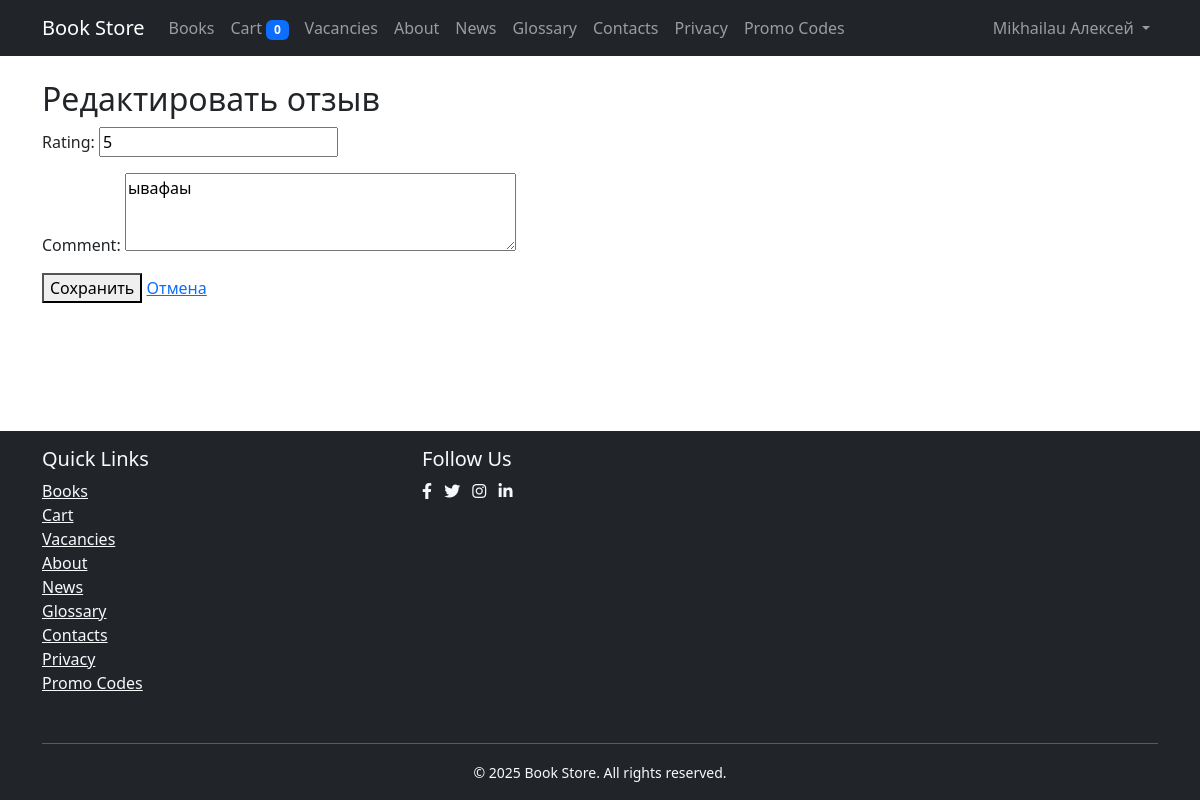
The page /review/1/edit/ (signed in) on the database its author committed.
### users/models.py (models this page shows, shortened)
class User(AbstractUser):
    phone_number = models.CharField(max_length=15, blank=True)
    address = models.TextField(blank=True)
    timezone = models.CharField(max_length=50, choices=TIMEZONE_CHOICES, default='UTC')

### books/models.py (models this page shows, shortened)
class Review(models.Model):
    book = models.ForeignKey(Book, on_delete=models.CASCADE, related_name='reviews')
    customer = models.ForeignKey(Customer, on_delete=models.CASCADE)
    rating = models.IntegerField(validators=[MinValueValidator(1), MaxValueValidator(5)])
    comment = models.TextField()
    created_at = models.DateTimeField(auto_now_add=True)
    is_approved = models.BooleanField(default=False)
    class Meta:
        ordering = ['-created_at']
        unique_together = ['book', 'customer']

### books/views.py (the view)
# urls.py: path('review/<int:pk>/edit/', views.edit_review, name='edit_review'),
@login_required
def edit_review(request, pk):
    review = get_object_or_404(Review, pk=pk, customer=request.user.customer)
    if request.method == 'POST':
        form = ReviewForm(request.POST, instance=review)
        if form.is_valid():
            form.save()
            messages.success(request, 'Ваш отзыв обновлён.')
            return redirect('books:book_detail', pk=review.book.pk)
    else:
        form = ReviewForm(instance=review)
    return render(request, 'books/edit_review.html', {'form': form, 'review': review})

### books/forms.py
class ReviewForm(forms.ModelForm):
    class Meta:
        model = Review
        fields = ['rating', 'comment']
        widgets = {
            'comment': forms.Textarea(attrs={'rows': 3}),
        }

### books/context_processors.py (called while the page is built)
def cart(request):
    cart = request.session.get('cart', {})
    return {
        'cart': cart,
        'cart_count': len(cart)
    }

### books/templates/books/edit_review.html (shortened to what this page needs)
{% extends "base.html" %}
{% block content %}
  <h2>Редактировать отзыв</h2>
  <form method="post">
    {{ form.as_p }}
    <button type="submit">Сохранить</button>
    <a href="{% url 'books:book_detail' review.book.pk %}">Отмена</a>
  </form>
{% endblock %}

### templates/base.html (shortened to what this page needs)
<!DOCTYPE html>
<html lang="en" class="h-100">
<head>
    <link href="https://cdn.jsdelivr.net/npm/bootstrap@5.3.0/dist/css/bootstrap.min.css" rel="stylesheet">
    <link href="https://cdnjs.cloudflare.com/ajax/libs/font-awesome/6.0.0/css/all.min.css" rel="stylesheet">
    <link href="https://cdn.jsdelivr.net/npm/bootstrap-icons@1.10.5/font/bootstrap-icons.css" rel="stylesheet">
</head>
<body>
    <nav class="navbar navbar-expand-lg navbar-dark bg-dark">
        <div class="container">
            <a class="navbar-brand" href="{% url 'books:home' %}">Book Store</a>
            <div class="collapse navbar-collapse" id="navbarNav">
                <ul class="navbar-nav me-auto">
                    <li class="nav-item">
                        <a class="nav-link {% if request.resolver_match.url_name == 'book_list' %}active{% endif %}"
                           href="{% url 'books:book_list' %}">Books</a>
                    </li>
                    <li class="nav-item">
                        <a class="nav-link {% if request.resolver_match.url_name == 'cart_detail' %}active{% endif %}"
                           href="{% url 'books:cart_detail' %}">
                            Cart <span class="badge bg-primary">{{ cart_count }}</span>
                        </a>
                    </li>
                    <li class="nav-item">
                        <a class="nav-link {% if request.resolver_match.url_name == 'vacancy_list' %}active{% endif %}"
                           href="{% url 'books:vacancy_list' %}">Vacancies</a>
                    </li>
                    <li class="nav-item">
                        <a class="nav-link {% if request.resolver_match.url_name == 'company_info' %}active{% endif %}" href="{% url 'books:company_info' %}">About</a>
                    </li>
                    <li class="nav-item">
                        <a class="nav-link {% if request.resolver_match.url_name == 'news_list' %}active{% endif %}" href="{% url 'books:news_list' %}">News</a>
                    </li>
                    <li class="nav-item">
                        <a class="nav-link {% if request.resolver_match.url_name == 'terms_list' %}active{% endif %}" href="{% url 'books:terms_list' %}">Glossary</a>
                    </li>
                    <li class="nav-item">
                        <a class="nav-link {% if request.resolver_match.url_name == 'contacts' %}active{% endif %}" href="{% url 'books:contacts' %}">Contacts</a>
                    </li>
                    <li class="nav-item">
                        <a class="nav-link {% if request.resolver_match.url_name == 'privacy_policy' %}active{% endif %}" href="{% url 'books:privacy_policy' %}">Privacy</a>
                    </li>
                    <li class="nav-item">
                        <a class="nav-link {% if request.resolver_match.url_name == 'promocode_list' %}active{% endif %}" href="{% url 'books:promocode_list' %}">Promo Codes</a>
                    </li>
                </ul>
                <ul class="navbar-nav">
                    {% if user.is_authenticated %}
                        <li class="nav-item dropdown">
                            <a class="nav-link dropdown-toggle" href="#" id="navbarDropdown" role="button"
                               data-bs-toggle="dropdown" aria-expanded="false">
                                {{ user.get_full_name|default:user.username }}
                            </a>
                        </li>
                    {% endif %}
                </ul>
            </div>
        </div>
    </nav>
    <main class="container my-4">
        {% block content %}
        {% endblock %}
    </main>
    <footer class="footer mt-auto py-3 bg-dark text-light">
        <div class="container">
            <div class="row">
                <div class="col-md-4 mb-3">
                    <h5>Quick Links</h5>
                    <ul class="list-unstyled">
                        <li><a href="{% url 'books:book_list' %}" class="text-light">Books</a></li>
                        <li><a href="{% url 'books:cart_detail' %}" class="text-light">Cart</a></li>
                        <li><a href="{% url 'books:vacancy_list' %}" class="text-light">Vacancies</a></li>
                        <li><a href="{% url 'books:company_info' %}" class="text-light">About</a></li>
                        <li><a href="{% url 'books:news_list' %}" class="text-light">News</a></li>
                        <li><a href="{% url 'books:terms_list' %}" class="text-light">Glossary</a></li>
                        <li><a href="{% url 'books:contacts' %}" class="text-light">Contacts</a></li>
                        <li><a href="{% url 'books:privacy_policy' %}" class="text-light">Privacy</a></li>
                        <li><a href="{% url 'books:promocode_list' %}" class="text-light">Promo Codes</a></li>
                    </ul>
                </div>
                <div class="col-md-4">
                    <h5>Follow Us</h5>
                    <div class="social-links">
                        <a href="#" class="text-light me-2"><i class="fab fa-facebook-f"></i></a>
                        <a href="#" class="text-light me-2"><i class="fab fa-twitter"></i></a>
                        <a href="#" class="text-light me-2"><i class="fab fa-instagram"></i></a>
                        <a href="#" class="text-light"><i class="fab fa-linkedin-in"></i></a>
                    </div>
                </div>
            </div>
            <hr class="bg-light">
            <div class="text-center">
                <small>&copy; {% now "Y" %} Book Store. All rights reserved.</small>
            </div>
        </div>
    </footer>
</body>
</html>

### templates/base.html (style rules this page uses)
body { min-height: 100vh; display: flex; flex-direction: column; }
main { flex: 1 0 auto; }
footer { flex-shrink: 0; margin-top: auto; }

### rows shown on the page
User: get_full_name "Mikhailau Алексей"
Review: rating "5", comment "ывафаы"

### other values the page prints
{{ cart_count }} "0"
